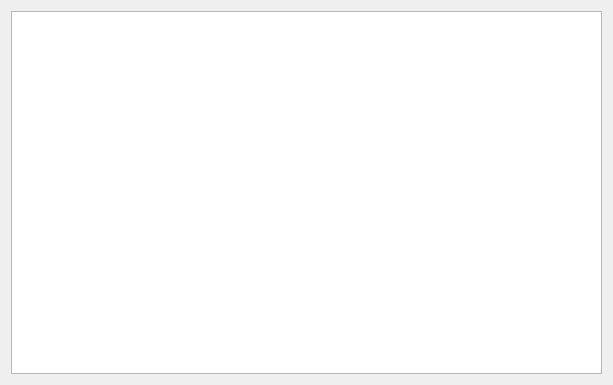
<?xml version="1.0" encoding="UTF-8"?>
<ui version="4.0">
 <class>ClusterPage</class>
 <widget class="QWidget" name="ClusterPage">
  <property name="geometry">
   <rect>
    <x>0</x>
    <y>0</y>
    <width>613</width>
    <height>385</height>
   </rect>
  </property>
  <property name="windowTitle">
   <string>Form</string>
  </property>
  <layout class="QVBoxLayout" name="verticalLayout">
   <item>
    <widget class="QTableView" name="tableView"/>
   </item>
  </layout>
 </widget>
 <resources/>
 <connections/>
</ui>
